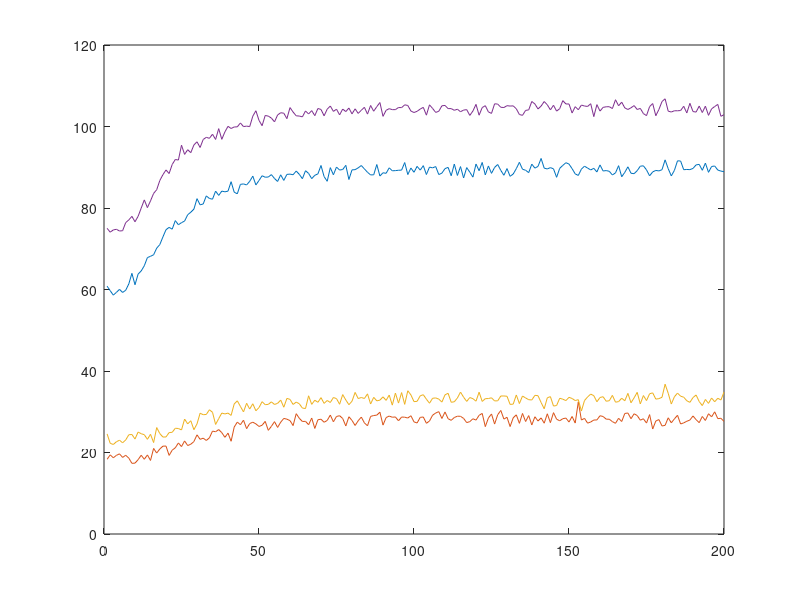

Write MATLAB code to recreate this figure. (Note: this script raises an error after producing the figure.)
close;
%Instrukcja Prescaler - wartosc przesuniecia odpowiedzi skokowej
%skalowanie jest odpowiednio 
%Prescaler(1) - G1T1
%Prescaler(2) - G1T3
%Prescaler(3) - G2T1
%Prescaler(4) - G2T3
%GT - Macierz 200x4 odpowiedzi skokowych


clear;
load('odp_skok_pobudzenie_G1.mat')
load('odp_skok_pobudzenie_G2.mat')
GT=zeros(200,4);
GT(:,1)=odp_skok_pobudzenie_G1(600:799,1);
GT(:,2)=odp_skok_pobudzenie_G1(600:799,2);
GT(:,3)=odp_skok_pobudzenie_G2(600:799,1);
GT(:,4)=odp_skok_pobudzenie_G2(600:799,2);
%%%wyswietlenie odpowiedzi skokowej
plot(GT(:,1)); hold on 
plot(GT(:,2)); plot(GT(:,3)); plot(GT(:,4)); hold off
%skalowanie
Prescaler=zeros(4,1);
for i=1:4
    Prescaler(i)=GT(1,i);
    for j=1:200
        GT(j,i)=GT(j,i)-Prescaler(i);
    end;
  GT(:,i)=  No_Negatives(GT(:,i));
end;

plot(GT(:,1)); hold on 
plot(GT(:,2)); plot(GT(:,3)); plot(GT(:,4)); hold off


G1T1=GT(:,1);
G1T3=GT(:,2);
G2T1=GT(:,3);
G2T3=GT(:,4);